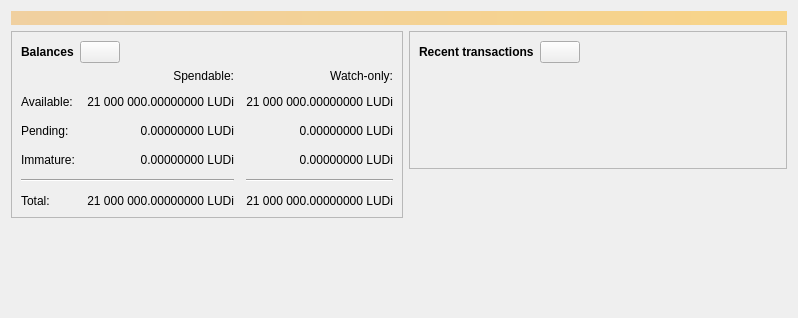
<?xml version="1.0" encoding="UTF-8"?>
<ui version="4.0">
 <class>OverviewPage</class>
 <widget class="QWidget" name="OverviewPage">
  <property name="geometry">
   <rect>
    <x>0</x>
    <y>0</y>
    <width>798</width>
    <height>318</height>
   </rect>
  </property>
  <property name="windowTitle">
   <string>Form</string>
  </property>
  <layout class="QVBoxLayout" name="topLayout">
   <item>
    <widget class="QLabel" name="labelAlerts">
     <property name="visible">
      <bool>false</bool>
     </property>
     <property name="styleSheet">
      <string notr="true">QLabel { background-color: qlineargradient(x1: 0, y1: 0, x2: 1, y2: 0, stop:0 #F0D0A0, stop:1 #F8D488); color:#000000; }</string>
     </property>
     <property name="wordWrap">
      <bool>true</bool>
     </property>
     <property name="margin">
      <number>3</number>
     </property>
     <property name="textInteractionFlags">
      <set>Qt::TextSelectableByMouse</set>
     </property>
    </widget>
   </item>
   <item>
    <layout class="QHBoxLayout" name="horizontalLayout" stretch="1,1">
     <item>
      <layout class="QVBoxLayout" name="verticalLayout_2">
       <item>
        <widget class="QFrame" name="frame">
         <property name="frameShape">
          <enum>QFrame::StyledPanel</enum>
         </property>
         <property name="frameShadow">
          <enum>QFrame::Raised</enum>
         </property>
         <layout class="QVBoxLayout" name="verticalLayout_4">
          <item>
           <layout class="QHBoxLayout" name="horizontalLayout_4">
            <item>
             <widget class="QLabel" name="label_5">
              <property name="font">
               <font>
                <weight>75</weight>
                <bold>true</bold>
               </font>
              </property>
              <property name="text">
               <string>Balances</string>
              </property>
             </widget>
            </item>
            <item>
             <widget class="QPushButton" name="labelWalletStatus">
              <property name="enabled">
               <bool>true</bool>
              </property>
              <property name="maximumSize">
               <size>
                <width>45</width>
                <height>16777215</height>
               </size>
              </property>
              <property name="toolTip">
               <string>The displayed information may be out of date. Your wallet automatically synchronizes with the Ludirium network after a connection is established, but this process has not completed yet.</string>
              </property>
              <property name="text">
               <string/>
              </property>
              <property name="icon">
               <iconset resource="../ludirium.qrc">
                <normaloff>:/icons/warning</normaloff>
                <disabledoff>:/icons/warning</disabledoff>:/icons/warning</iconset>
              </property>
              <property name="iconSize">
               <size>
                <width>24</width>
                <height>24</height>
               </size>
              </property>
             </widget>
            </item>
            <item>
             <spacer name="horizontalSpacer_3">
              <property name="orientation">
               <enum>Qt::Horizontal</enum>
              </property>
              <property name="sizeHint" stdset="0">
               <size>
                <width>40</width>
                <height>20</height>
               </size>
              </property>
             </spacer>
            </item>
           </layout>
          </item>
          <item>
           <layout class="QGridLayout" name="gridLayout">
            <property name="spacing">
             <number>12</number>
            </property>
            <item row="2" column="2">
             <widget class="QLabel" name="labelWatchPending">
              <property name="cursor">
               <cursorShape>IBeamCursor</cursorShape>
              </property>
              <property name="toolTip">
               <string>Unconfirmed transactions to watch-only addresses</string>
              </property>
              <property name="text">
               <string notr="true">0.00000000 LUDi</string>
              </property>
              <property name="alignment">
               <set>Qt::AlignRight|Qt::AlignTrailing|Qt::AlignVCenter</set>
              </property>
              <property name="textInteractionFlags">
               <set>Qt::LinksAccessibleByMouse|Qt::TextSelectableByKeyboard|Qt::TextSelectableByMouse</set>
              </property>
             </widget>
            </item>
            <item row="2" column="1">
             <widget class="QLabel" name="labelUnconfirmed">
              <property name="cursor">
               <cursorShape>IBeamCursor</cursorShape>
              </property>
              <property name="toolTip">
               <string>Total of transactions that have yet to be confirmed, and do not yet count toward the spendable balance</string>
              </property>
              <property name="text">
               <string notr="true">0.00000000 LUDi</string>
              </property>
              <property name="alignment">
               <set>Qt::AlignRight|Qt::AlignTrailing|Qt::AlignVCenter</set>
              </property>
              <property name="textInteractionFlags">
               <set>Qt::LinksAccessibleByMouse|Qt::TextSelectableByKeyboard|Qt::TextSelectableByMouse</set>
              </property>
             </widget>
            </item>
            <item row="3" column="2">
             <widget class="QLabel" name="labelWatchImmature">
              <property name="cursor">
               <cursorShape>IBeamCursor</cursorShape>
              </property>
              <property name="toolTip">
               <string>Mined balance in watch-only addresses that has not yet matured</string>
              </property>
              <property name="text">
               <string notr="true">0.00000000 LUDi</string>
              </property>
              <property name="alignment">
               <set>Qt::AlignRight|Qt::AlignTrailing|Qt::AlignVCenter</set>
              </property>
              <property name="textInteractionFlags">
               <set>Qt::LinksAccessibleByMouse|Qt::TextSelectableByKeyboard|Qt::TextSelectableByMouse</set>
              </property>
             </widget>
            </item>
            <item row="4" column="0" colspan="2">
             <widget class="Line" name="line">
              <property name="orientation">
               <enum>Qt::Horizontal</enum>
              </property>
             </widget>
            </item>
            <item row="4" column="2">
             <widget class="Line" name="lineWatchBalance">
              <property name="sizePolicy">
               <sizepolicy hsizetype="Preferred" vsizetype="Fixed">
                <horstretch>0</horstretch>
                <verstretch>0</verstretch>
               </sizepolicy>
              </property>
              <property name="minimumSize">
               <size>
                <width>140</width>
                <height>0</height>
               </size>
              </property>
              <property name="orientation">
               <enum>Qt::Horizontal</enum>
              </property>
             </widget>
            </item>
            <item row="5" column="0">
             <widget class="QLabel" name="labelTotalText">
              <property name="text">
               <string>Total:</string>
              </property>
             </widget>
            </item>
            <item row="3" column="1">
             <widget class="QLabel" name="labelImmature">
              <property name="cursor">
               <cursorShape>IBeamCursor</cursorShape>
              </property>
              <property name="toolTip">
               <string>Mined balance that has not yet matured</string>
              </property>
              <property name="text">
               <string notr="true">0.00000000 LUDi</string>
              </property>
              <property name="alignment">
               <set>Qt::AlignRight|Qt::AlignTrailing|Qt::AlignVCenter</set>
              </property>
              <property name="textInteractionFlags">
               <set>Qt::LinksAccessibleByMouse|Qt::TextSelectableByKeyboard|Qt::TextSelectableByMouse</set>
              </property>
             </widget>
            </item>
            <item row="2" column="3">
             <spacer name="horizontalSpacer_2">
              <property name="orientation">
               <enum>Qt::Horizontal</enum>
              </property>
              <property name="sizeHint" stdset="0">
               <size>
                <width>40</width>
                <height>20</height>
               </size>
              </property>
             </spacer>
            </item>
            <item row="3" column="0">
             <widget class="QLabel" name="labelImmatureText">
              <property name="text">
               <string>Immature:</string>
              </property>
             </widget>
            </item>
            <item row="5" column="1">
             <widget class="QLabel" name="labelTotal">
              <property name="cursor">
               <cursorShape>IBeamCursor</cursorShape>
              </property>
              <property name="toolTip">
               <string>Your current total balance</string>
              </property>
              <property name="text">
               <string notr="true">21 000 000.00000000 LUDi</string>
              </property>
              <property name="alignment">
               <set>Qt::AlignRight|Qt::AlignTrailing|Qt::AlignVCenter</set>
              </property>
              <property name="textInteractionFlags">
               <set>Qt::LinksAccessibleByMouse|Qt::TextSelectableByKeyboard|Qt::TextSelectableByMouse</set>
              </property>
             </widget>
            </item>
            <item row="5" column="2">
             <widget class="QLabel" name="labelWatchTotal">
              <property name="cursor">
               <cursorShape>IBeamCursor</cursorShape>
              </property>
              <property name="toolTip">
               <string>Current total balance in watch-only addresses</string>
              </property>
              <property name="text">
               <string notr="true">21 000 000.00000000 LUDi</string>
              </property>
              <property name="alignment">
               <set>Qt::AlignRight|Qt::AlignTrailing|Qt::AlignVCenter</set>
              </property>
              <property name="textInteractionFlags">
               <set>Qt::LinksAccessibleByMouse|Qt::TextSelectableByKeyboard|Qt::TextSelectableByMouse</set>
              </property>
             </widget>
            </item>
            <item row="0" column="2">
             <widget class="QLabel" name="labelWatchonly">
              <property name="text">
               <string>Watch-only:</string>
              </property>
              <property name="alignment">
               <set>Qt::AlignRight|Qt::AlignTrailing|Qt::AlignVCenter</set>
              </property>
             </widget>
            </item>
            <item row="1" column="0">
             <widget class="QLabel" name="labelBalanceText">
              <property name="text">
               <string>Available:</string>
              </property>
             </widget>
            </item>
            <item row="1" column="1">
             <widget class="QLabel" name="labelBalance">
              <property name="cursor">
               <cursorShape>IBeamCursor</cursorShape>
              </property>
              <property name="toolTip">
               <string>Your current spendable balance</string>
              </property>
              <property name="text">
               <string notr="true">21 000 000.00000000 LUDi</string>
              </property>
              <property name="alignment">
               <set>Qt::AlignRight|Qt::AlignTrailing|Qt::AlignVCenter</set>
              </property>
              <property name="textInteractionFlags">
               <set>Qt::LinksAccessibleByMouse|Qt::TextSelectableByKeyboard|Qt::TextSelectableByMouse</set>
              </property>
             </widget>
            </item>
            <item row="1" column="2">
             <widget class="QLabel" name="labelWatchAvailable">
              <property name="cursor">
               <cursorShape>IBeamCursor</cursorShape>
              </property>
              <property name="toolTip">
               <string>Your current balance in watch-only addresses</string>
              </property>
              <property name="text">
               <string notr="true">21 000 000.00000000 LUDi</string>
              </property>
              <property name="alignment">
               <set>Qt::AlignRight|Qt::AlignTrailing|Qt::AlignVCenter</set>
              </property>
              <property name="textInteractionFlags">
               <set>Qt::LinksAccessibleByMouse|Qt::TextSelectableByKeyboard|Qt::TextSelectableByMouse</set>
              </property>
             </widget>
            </item>
            <item row="2" column="0">
             <widget class="QLabel" name="labelPendingText">
              <property name="text">
               <string>Pending:</string>
              </property>
             </widget>
            </item>
            <item row="0" column="1">
             <widget class="QLabel" name="labelSpendable">
              <property name="text">
               <string>Spendable:</string>
              </property>
              <property name="alignment">
               <set>Qt::AlignRight|Qt::AlignTrailing|Qt::AlignVCenter</set>
              </property>
             </widget>
            </item>
           </layout>
          </item>
         </layout>
        </widget>
       </item>
       <item>
        <spacer name="verticalSpacer">
         <property name="orientation">
          <enum>Qt::Vertical</enum>
         </property>
         <property name="sizeHint" stdset="0">
          <size>
           <width>20</width>
           <height>40</height>
          </size>
         </property>
        </spacer>
       </item>
      </layout>
     </item>
     <item>
      <layout class="QVBoxLayout" name="verticalLayout_3">
       <item>
        <widget class="QFrame" name="frame_2">
         <property name="frameShape">
          <enum>QFrame::StyledPanel</enum>
         </property>
         <property name="frameShadow">
          <enum>QFrame::Raised</enum>
         </property>
         <layout class="QVBoxLayout" name="verticalLayout">
          <item>
           <layout class="QHBoxLayout" name="horizontalLayout_2">
            <item>
             <widget class="QLabel" name="label_4">
              <property name="font">
               <font>
                <weight>75</weight>
                <bold>true</bold>
               </font>
              </property>
              <property name="text">
               <string>Recent transactions</string>
              </property>
             </widget>
            </item>
            <item>
             <widget class="QPushButton" name="labelTransactionsStatus">
              <property name="enabled">
               <bool>true</bool>
              </property>
              <property name="maximumSize">
               <size>
                <width>45</width>
                <height>16777215</height>
               </size>
              </property>
              <property name="toolTip">
               <string>The displayed information may be out of date. Your wallet automatically synchronizes with the Ludirium network after a connection is established, but this process has not completed yet.</string>
              </property>
              <property name="text">
               <string/>
              </property>
              <property name="icon">
               <iconset resource="../ludirium.qrc">
                <normaloff>:/icons/warning</normaloff>
                <disabledoff>:/icons/warning</disabledoff>:/icons/warning</iconset>
              </property>
              <property name="iconSize">
               <size>
                <width>24</width>
                <height>24</height>
               </size>
              </property>
             </widget>
            </item>
            <item>
             <spacer name="horizontalSpacer">
              <property name="orientation">
               <enum>Qt::Horizontal</enum>
              </property>
              <property name="sizeHint" stdset="0">
               <size>
                <width>40</width>
                <height>20</height>
               </size>
              </property>
             </spacer>
            </item>
           </layout>
          </item>
          <item>
           <widget class="TransactionOverviewWidget" name="listTransactions">
            <property name="styleSheet">
             <string notr="true">QListView { background: transparent; }</string>
            </property>
            <property name="frameShape">
             <enum>QFrame::NoFrame</enum>
            </property>
            <property name="verticalScrollBarPolicy">
             <enum>Qt::ScrollBarAlwaysOff</enum>
            </property>
            <property name="horizontalScrollBarPolicy">
             <enum>Qt::ScrollBarAlwaysOff</enum>
            </property>
            <property name="sizeAdjustPolicy">
             <enum>QAbstractScrollArea::AdjustToContents</enum>
            </property>
            <property name="selectionMode">
             <enum>QAbstractItemView::NoSelection</enum>
            </property>
            <property name="uniformItemSizes">
             <bool>true</bool>
            </property>
           </widget>
          </item>
         </layout>
        </widget>
       </item>
       <item>
        <spacer name="verticalSpacer_2">
         <property name="orientation">
          <enum>Qt::Vertical</enum>
         </property>
         <property name="sizeHint" stdset="0">
          <size>
           <width>20</width>
           <height>40</height>
          </size>
         </property>
        </spacer>
       </item>
      </layout>
     </item>
    </layout>
   </item>
  </layout>
 </widget>
 <customwidgets>
  <customwidget>
   <class>TransactionOverviewWidget</class>
   <extends>QListView</extends>
   <header>qt/transactionoverviewwidget.h</header>
  </customwidget>
 </customwidgets>
 <resources/>
 <connections/>
</ui>
